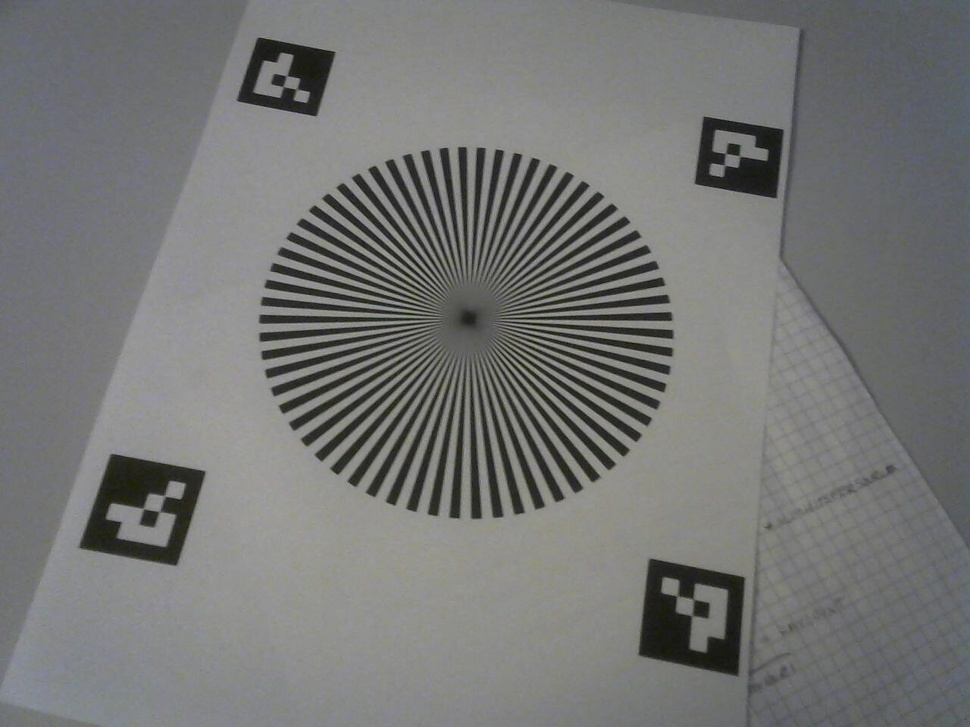
#> input picture test-images/marker.jpeg, 970 x 727 px, shrunk from 1280 x 960 before the run; its folder holds only this picture in this run
$ python focus_rating.py
#> lines starting #> are read from the running program, lines starting #| are printed output that depends on the picture
"""
Finds the sharpest image in a list of images to help automatically focus camera
lenses. At least one printed fiducial marker (marker.pdf) must be visible in
each image without any obstruction at the distance that should be in focus.
The largest marker is recognized using the Aruco markers located at each corner
and cropped out. The sharpness is rated using the Laplacian variance of that
cropped image.
"""

from pathlib import Path
import typing
import cv2 as cv


class Point(typing.NamedTuple):
    x: int
    y: int


class MarkerDetection(typing.NamedTuple):
    marker_id: int
    corners: typing.List[Point]


def collect_image_paths(dirpath: Path) -> typing.List[Path]:
    exts = ("*.jpg", "*.jpeg", "*.png", "*.tif", "*.tiff", "*.bmp")
    files = []
    for e in exts:
        files.extend(sorted(dirpath.glob(e)))
    return files


def collect_images(img_paths: typing.List[Path]) -> typing.List[cv.typing.MatLike]:
    return [cv.imread(str(path)) for path in img_paths]


def find_aruco_markers(img: cv.typing.MatLike) -> typing.List[MarkerDetection]:
    dictionary = cv.aruco.getPredefinedDictionary(cv.aruco.DICT_4X4_250)
    parameters = cv.aruco.DetectorParameters()
    detector = cv.aruco.ArucoDetector(dictionary, parameters)
    gray = cv.cvtColor(img, cv.COLOR_BGR2GRAY)
    corners_list, ids, _ = detector.detectMarkers(gray)
    if ids is None:
        return []
    return [
        MarkerDetection(
            marker_id=int(ids[i][0]),
            corners=[Point(int(c[0]), int(c[1])) for c in corners_list[i][0]],
        )
        for i in range(len(ids))
    ]


def find_test_markers(img: cv.typing.MatLike) -> typing.List[MarkerDetection]:
    corner_markers = find_aruco_markers(img)
    test_markers = {}
    for marker in corner_markers:
        if marker.marker_id not in test_markers:
            test_markers[marker.marker_id] = []
        test_markers[marker.marker_id].append(marker.corners[0])

    return [
        MarkerDetection(marker_id=mid, corners=corners)
        for mid, corners in test_markers.items()
        if len(corners) == 4
    ]


def calc_area(marker: MarkerDetection) -> float:
    # Calculate area using the shoelace formula for a polygon
    corners = marker.corners
    n = len(corners)
    area = 0.0
    for i in range(n):
        x1, y1 = corners[i]
        x2, y2 = corners[(i + 1) % n]
        area += x1 * y2 - x2 * y1
    return abs(area) / 2.0


def find_best_test_marker(img: cv.typing.MatLike) -> MarkerDetection:
    markers = find_test_markers(img)
    if not markers:
        return None
    best_marker = max(markers, key=calc_area)
    return best_marker


def crop_out_marker(
    img: cv.typing.MatLike, marker: MarkerDetection
) -> cv.typing.MatLike:
    x_coords = [point.x for point in marker.corners]
    y_coords = [point.y for point in marker.corners]
    x_min, x_max = min(x_coords), max(x_coords)
    y_min, y_max = min(y_coords), max(y_coords)
    return img[y_min:y_max, x_min:x_max]


def rate_marker_sharpness(marker_img: cv.typing.MatLike) -> int:
    gray = cv.cvtColor(marker_img, cv.COLOR_BGR2GRAY)
    laplacian = cv.Laplacian(gray, cv.CV_64F)
    sharpness = int(laplacian.var())
    return sharpness


def rate_image_focus(img: cv.typing.MatLike) -> int:
    marker = find_best_test_marker(img)
    if marker is None:
        return 0
    crop = crop_out_marker(img, marker)
    return rate_marker_sharpness(crop)


def find_best_focus_image_index(imgs: typing.List[cv.typing.MatLike]) -> int:
    return max(
        range(len(imgs)), key=lambda i: rate_image_focus(imgs[i]), default=None
    )


def find_best_focus_image_in_dir(dir: Path) -> Path:
    img_paths = collect_image_paths(dir)
    imgs = collect_images(img_paths)
#> imgs = 1 item
    index = find_best_focus_image_index(imgs)
#> in find_aruco_markers, img is the input picture: shape (727, 970, 3); mean B, G, R 116.9, 118, 117.1
#> in find_aruco_markers, `corners_list, ids, _ = detector.detectMarkers(gray)`: corners_list = ([[649, 559], [744, 578], [738, 675], [638, 654]], [[205, 472], [176, 565], [79, 547], [111, 454]], [[695, 183], [703, 117], [783, 130], [777, 197]], [[316, 115], [237, 100], [257, 38], [335, 52]]); ids = [0, 0, 0, 0]
#> in find_test_markers, `corner_markers = find_aruco_markers(img)`: corner_markers = 4 items
#> the loop in find_test_markers, `for marker in corner_markers:` made 4 passes
#> marker on passes 1 to 4: (0, [(649, 559), (744, 578), (738, 675), (638, 654)]), (0, [(205, 472), (176, 565), (79, 547), (111, 454)]), (0, [(695, 183), (703, 117), (783, 130), (777, 197)]), (0, [(316, 115), (237, 100), (257, 38), (335, 52)])
#> after the loop in find_test_markers, `for marker in corner_markers:`: test_markers = {0: [(649, 559), (205, 472), (695, 183), (316, 115)]}
#> in find_best_test_marker, `markers = find_test_markers(img)`: markers = 1 item
#> in find_best_test_marker, `best_marker = max(markers, key=calc_area)`: best_marker = (0, [(649, 559), (205, 472), (695, 183), (316, 115)])
#> in rate_image_focus, `marker = find_best_test_marker(img)`: marker has the same summary as best_marker in find_best_test_marker
#> in crop_out_marker, `x_coords = [point.x for point in marker.corners]`: x_coords = [649, 205, 695, 316]
#> in crop_out_marker, `y_coords = [point.y for point in marker.corners]`: y_coords = [559, 472, 183, 115]
#> in crop_out_marker, `x_min, x_max = min(x_coords), max(x_coords)`: x_min = 205; x_max = 695
#> in crop_out_marker, `y_min, y_max = min(y_coords), max(y_coords)`: y_min = 115; y_max = 559
#> in crop_out_marker, `return img[y_min:y_max, x_min:x_max]`:
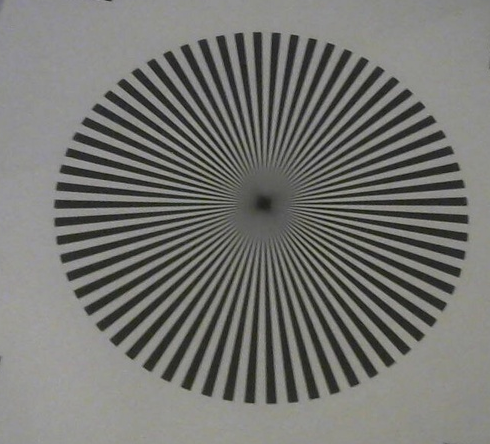
#> returned value: shape (444, 490, 3); mean of channels 0, 1, 2 113.5, 117.3, 117; drawn as B, G, R
#> in rate_marker_sharpness, `laplacian = cv.Laplacian(gray, cv.CV_64F)`:
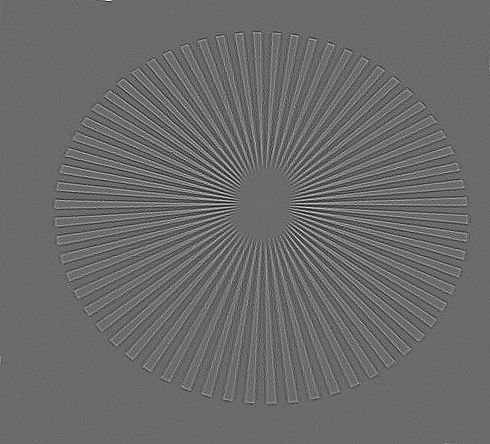
#> laplacian: shape (444, 490) float64; min -142, max 197, mean 0; drawn with min black and max white
#> in rate_marker_sharpness, `sharpness = int(laplacian.var())`: sharpness = 558
#> index = 0
    return img_paths[index]


if __name__ == "__main__":
    path = find_best_focus_image_in_dir(Path("test-images"))
    print(f"Image with best focus is: {path.name}")
#| Image with best focus is: marker.jpeg
